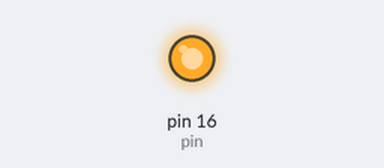
This program was run on a simulated Raspberry Pi (header pin numbers). Shown: output pins drawn as LEDs (lit = HIGH). At 3.0 s the program stops and its outputs stay as they are.

Above: at 0.1 s.
At 3.1 s:
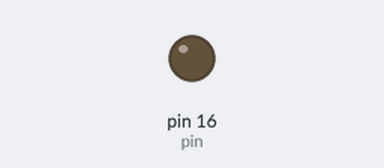
Timing chart, 0 to 4.5 s (numbered marks = the images above):
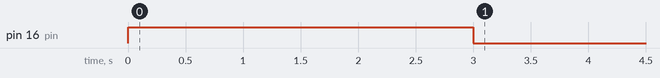

Measured:
- by itself, pin 16 (pin): LOW → HIGH at 0.00 s, → LOW 3.0 s later

The program:

blinkled.py
```python
import RPi.GPIO as GPIO             ## Import GPIO Library
import time                         ## Import 'time' library (for 'sleep')

pin = 16                            ## These are our LEDs
ourdelay = 3                        ## Delay
# pins 4,17,18,21,22,23,24,25

GPIO.setmode(GPIO.BOARD)            ## Use BOARD pin numbering
GPIO.setup(pin, GPIO.OUT)        ## set output

## function to save code

def activateLED( pin, delay ):
  GPIO.output(pin, GPIO.HIGH)      ## set HIGH (LED ON)
  time.sleep(delay)                ## wait
  GPIO.output(pin, GPIO.LOW)       ## set LOW (LED OFF)
  return;

activateLED(pin,ourdelay)

GPIO.cleanup()                      ## close down library
```
